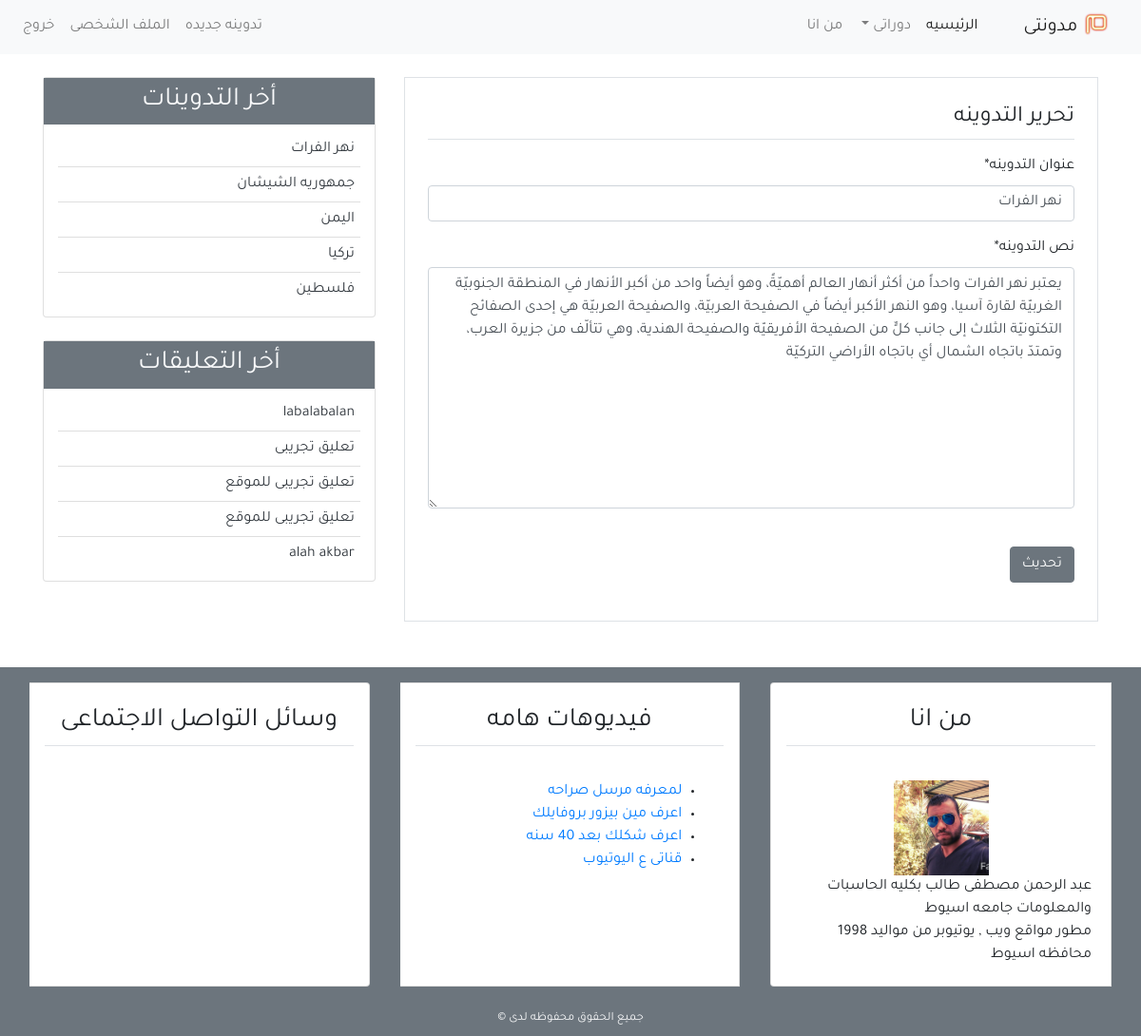
Screenshot of /post_details/19/update/ (signed in) with the database file from the repository.
### Blog/models.py (models this page shows, shortened)
class post(models.Model):
    title = models.CharField(max_length=100)
    content = models.TextField()
    post_date = models.DateTimeField(auto_now_add=True)
    post_update = models.DateTimeField(default= timezone.now)
    author = models.ForeignKey(User,on_delete=models.CASCADE)
    class Meta:
        ordering = ('-post_date',)

class comment(models.Model):
    name = models.CharField(max_length=100 ,verbose_name='الاسم')
    email = models.EmailField(verbose_name='البريد الالكترونى')
    body = models.TextField(verbose_name='التعليق')
    post_date = models.DateTimeField(auto_now_add=True)
    active = models.BooleanField(default=True)
    post = models.ForeignKey(post, on_delete=models.CASCADE ,related_name='comments')
    class Meta:
        ordering = ('-post_date',)

### Blog/views.py (the view, shortened to what this page needs)
# urls.py: path('post_details/<slug:pk>/update/',views.PostUpdateView.as_view(),name='post_update'),
class PostUpdateView(UserPassesTestMixin,LoginRequiredMixin,UpdateView):
    model = post
    template_name = 'blog/post_update.html'
    form_class =PostCreateForm
    def test_func(self):
        post = self.get_object()
        if self.request.user == post.author:
            return True
        else:
            return False

### Blog/forms.py
class PostCreateForm(forms.ModelForm):
    title = forms.CharField(label='عنوان التدوينه')
    content = forms.CharField(label='نص التدوينه',widget=forms.Textarea)
    class Meta:
        model = post
        fields = ('title','content')

### Blog/templatetags/post_tag.py (called while the page is built)
@register.inclusion_tag('blog/latest_posts.html')
def latest_posts():
    context = {
        'l_posts': post.objects.all()[0:5],
    }
    return context

@register.inclusion_tag('blog/latest_comments.html')
def latest_comments():
    context = {
        'l_comments': comment.objects.filter(active=True)[:5],
    }
    return context

### Blog/Templates/blog/post_update.html (shortened to what this page needs)
{% extends 'blog/base.html' %}
{% block content %}
{% load crispy_forms_tags %}
<div class="border p-4 mb-5">
    <legend class="border-bottom pb-1 mb-3">تحرير التدوينه</legend>
    <form method="POST">
        {{form|crispy}}
        <input class="btn btn-secondary mt-4" type="submit" value="تحديث">
    </form>
</div>
{% endblock content %}

### Blog/Templates/blog/latest_posts.html
<ul class="list-group-flush latest-post ">
    {%for post in l_posts%}
    <li class="list-group-item latest-post-item"> <a class="text-dark" href="{%url 'post_details' post.id %}">{{post.title}}</a></li>
     {%endfor%}
</ul>

### Blog/Templates/blog/latest_comments.html
<ul class="list-group-flush latest-comment ">
    {%for comment in l_comments%}
    <li class="list-group-item latest-comment-item"> <a class="text-dark" href="{%url 'post_details' comment.post.id %}">{{comment.body}}</a></li>
 {%empty%}
    <li class="list-group-item latest-comment-item">لايوجد تعليقات  </li>
    {%endfor%}
</ul>

### static/css/styles.css (style rules this page uses)
html, body { direction: rtl; text-align: right; }
body { font-family: 'Tajawal', sans-serif; }
.latest-post ,.latest-comment { padding:0 15px; }
.latest-post .latest-post-item , .latest-comment .latest-comment-item { padding:6px; }
.latest-post li:first-child , .latest-comment li:first-child { border-top:0; }
.latest-post li:last-child , .latest-comment li:last-child { border-bottom:0; padding-bottom:0; }

### rows the page displays
post: title "نهر الفرات", content "يعتبر نهر الفرات واحداً من أكثر أنهار العالم أهميّةً، وهو أيضاً واحد من أكبر الأنهار في المنطقة الجنوبيّة الغربيّة لقارة آسيا، وهو النهر الأكبر أيضاً في الصفيحة العربيّة، والصفيحة العربيّة هي إحدى الصفائح التكتونيّة الثلاث إلى جانب كلٍّ من الصفيحة الأفريقيّة والصفيحة الهندية، وهي تتألّف من جزيرة العرب، وتمتدّ باتجاه الشمال أي باتجاه الأراضي التركيّة"
post: title "جمهوريه الشيشان"
post: title "اليمن"
post: title "تركيا"
post: title "فلسطين"
comment: body "labalabalan"
comment: body "تعليق تجريبى"
comment: body "تعليق تجريبى للموقع"
comment: body "تعليق تجريبى للموقع"
comment: body "alah akbar"
